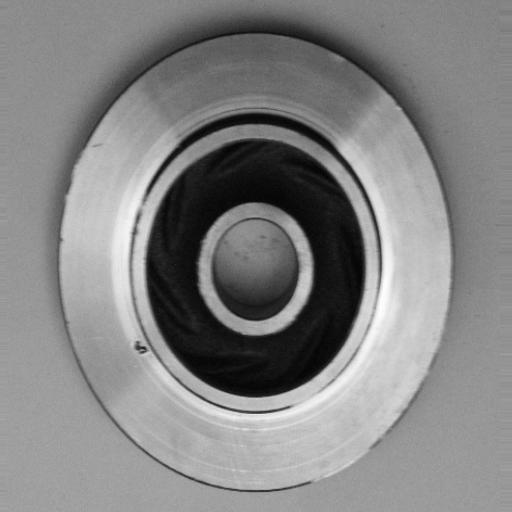
#> input picture quality-control-system/flaws/cast_def_0_1053.jpeg, 512 x 512 px; its folder holds 4 pictures in this run
$ python compare_template.py
#> lines starting #> are read from the running program, lines starting #| are printed output that depends on the picture
import cv2
import os
import numpy as np

def load_images_from_folder(folder):
#> called with folder = 'flaws/'
    images = []
    for filename in os.listdir(folder):
        img = cv2.imread(os.path.join(folder,filename), 0)
#> img is the input picture: shape (512, 512); min 1, max 255, mean 131.4
        if img is not None:
            img = cv2.resize(img,(200,200))
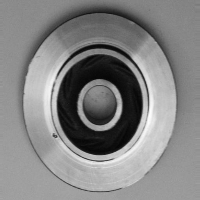
#> img: shape (200, 200); min 5, max 254, mean 131.2
            images.append(img)
#> pass 2 of the loop in load_images_from_folder, `for filename in os.listdir(folder):`:
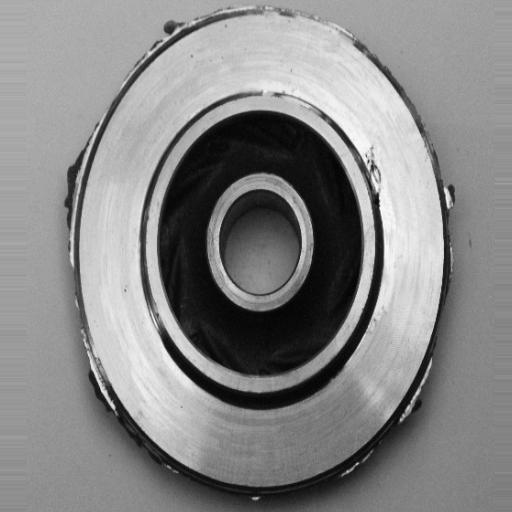
#> input picture quality-control-system/flaws/cast_def_0_1055.jpeg, 512 x 512 px
#> in load_images_from_folder, img is the input picture: shape (512, 512); min 0, max 255, mean 134.6
#> in load_images_from_folder, `img = cv2.resize(img,(200,200))`:
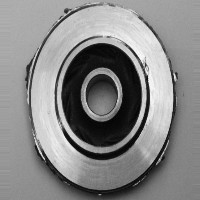
#> img: shape (200, 200); min 0, max 250, mean 134.4
#> pass 3 of the loop in load_images_from_folder, `for filename in os.listdir(folder):`:
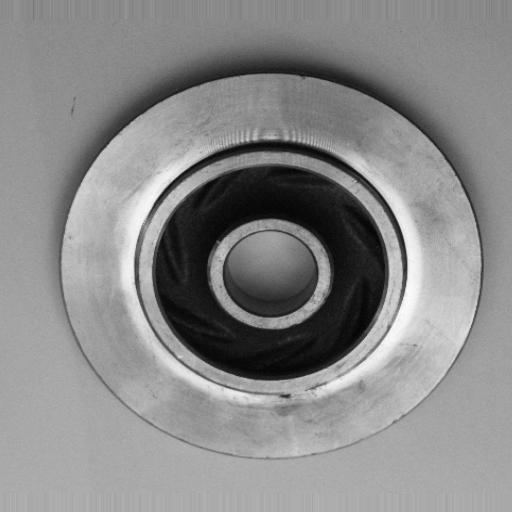
#> input picture quality-control-system/flaws/cast_def_0_1108.jpeg, 512 x 512 px
#> in load_images_from_folder, img is the input picture: shape (512, 512); min 0, max 255, mean 136.7
#> in load_images_from_folder, `img = cv2.resize(img,(200,200))`:
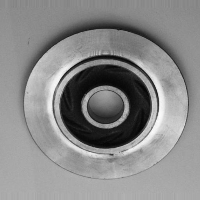
#> img: shape (200, 200); min 5, max 253, mean 136.6
#> the loop made 4 passes; the first 3 are shown
    return images

flaws = load_images_from_folder("flaws/")
flawless = load_images_from_folder("flawless/")
#> (the run stopped early here; a loop or call above may not have finished)
